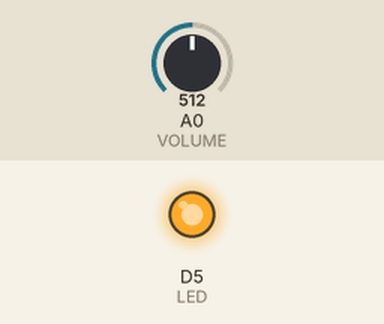
This sketch was run on a simulated ESP8266 (NodeMCU). Parts: output pins drawn as LEDs (lit = HIGH). Inputs (shaded band) come from the test bench; at power-on: A0 (VOLUME) = 512. What the sketch prints to the serial monitor is not drawn.

Above: at 1.2 s.
1.3 s: A0 (VOLUME) set to 487
At 1.8 s:
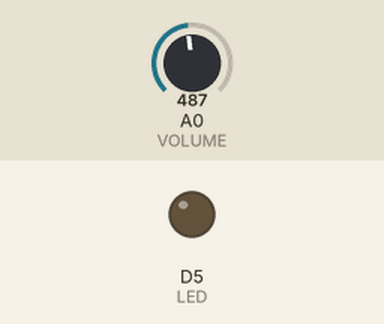
2.8 s: A0 (VOLUME) set to 510
At 4.0 s:
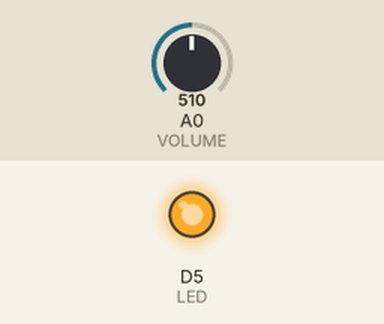
4.3 s: A0 (VOLUME) set to 490
At 5.3 s:
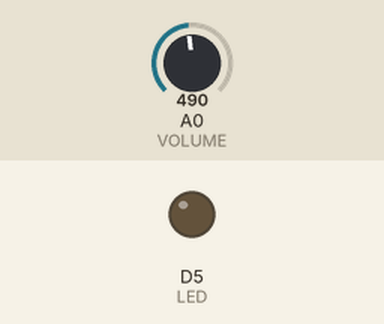
Timing chart, 0 to 7.3 s (numbered marks = the images above; inputs shaded):
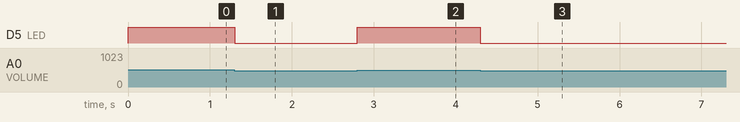

Measured:
- the behaviour switches between 500 and 499 on A0 (VOLUME) (found by bisection; images 0 and 1)
- after the input at 1.3 s, D5 (LED): HIGH → LOW at once
- after the input at 2.8 s, D5 (LED): LOW → HIGH at once
- after the input at 4.3 s, D5 (LED): HIGH → LOW at once

The sketch:

EX_07_AnalogInput_DigitalOutput_LED.ino
```cpp
#include <ESP8266WiFi.h>

#define VOLUME A0 //นิยามค่าคงที่ ที่ชื่อว่า VOLUME และค่าคงที่นั้นคือ A0
#define LED D5 //นิยามค่าคงที่ ที่ชื่อว่า LED และค่าคงที่นั้นคือ D5
int sensorValue = 0; //ประกาศตัวแปรไว้สำหรับเก็บค่าจำนวนเต็มที่ชื่อว่า sensorValue และกำหนดให้มีค่าเท่ากับ 0

void setup() {
  Serial.begin(115200);
  pinMode(LED,OUTPUT); //ประกาศใช้ DigitalIO ในโหมด OUTPUT ที่ขา LED(D5)
  digitalWrite(LED,LOW); //คำสั่งให้ค่า OUTPUT ที่ขา LED เป็น LOW
}

void loop() {

  sensorValue = analogRead(VOLUME); //ให้นำค่าที่อ่านได้จาก VOLUME (A0) ไปเก็บไว้ในตัวแปร sensorValue

  Serial.println(sensorValue); //ให้แสดงค่า sensorValue ออกทาง Serial Port

  if(sensorValue >= 500){ //ถ้าหากค่าที่ sensorValue มากกว่าหรือเท่ากับ 500

    digitalWrite(LED,HIGH); //คำสั่งให้ค่า OUTPUT ที่ขา LED เป็น HIGH

  }else{ //ถ้าไม่

    digitalWrite(LED,LOW); //คำสั่งให้ค่า OUTPUT ที่ขา LED เป็น LOW

  }

  delay(1); //หน่วงเวลา 1 มิลลิวินาที

}
```
